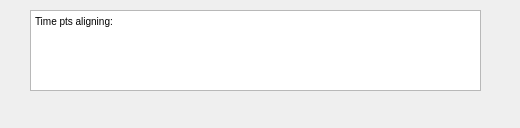
<?xml version="1.0" encoding="UTF-8"?>
<ui version="4.0">
 <class>Form</class>
 <widget class="QWidget" name="Form">
  <property name="geometry">
   <rect>
    <x>0</x>
    <y>0</y>
    <width>520</width>
    <height>128</height>
   </rect>
  </property>
  <property name="windowTitle">
   <string>Time Pts.</string>
  </property>
  <widget class="QTextBrowser" name="textBrowser">
   <property name="geometry">
    <rect>
     <x>30</x>
     <y>10</y>
     <width>451</width>
     <height>81</height>
    </rect>
   </property>
   <property name="html">
    <string>&lt;!DOCTYPE HTML PUBLIC &quot;-//W3C//DTD HTML 4.0//EN&quot; &quot;http://www.w3.org/TR/REC-html40/strict.dtd&quot;&gt;
&lt;html&gt;&lt;head&gt;&lt;meta name=&quot;qrichtext&quot; content=&quot;1&quot; /&gt;&lt;style type=&quot;text/css&quot;&gt;
p, li { white-space: pre-wrap; }
&lt;/style&gt;&lt;/head&gt;&lt;body style=&quot; font-family:'MS Shell Dlg 2'; font-size:7.8pt; font-weight:400; font-style:normal;&quot;&gt;
&lt;p style=&quot; margin-top:0px; margin-bottom:0px; margin-left:0px; margin-right:0px; -qt-block-indent:0; text-indent:0px;&quot;&gt;Time pts aligning:&lt;/p&gt;&lt;/body&gt;&lt;/html&gt;</string>
   </property>
  </widget>
 </widget>
 <resources/>
 <connections/>
</ui>
